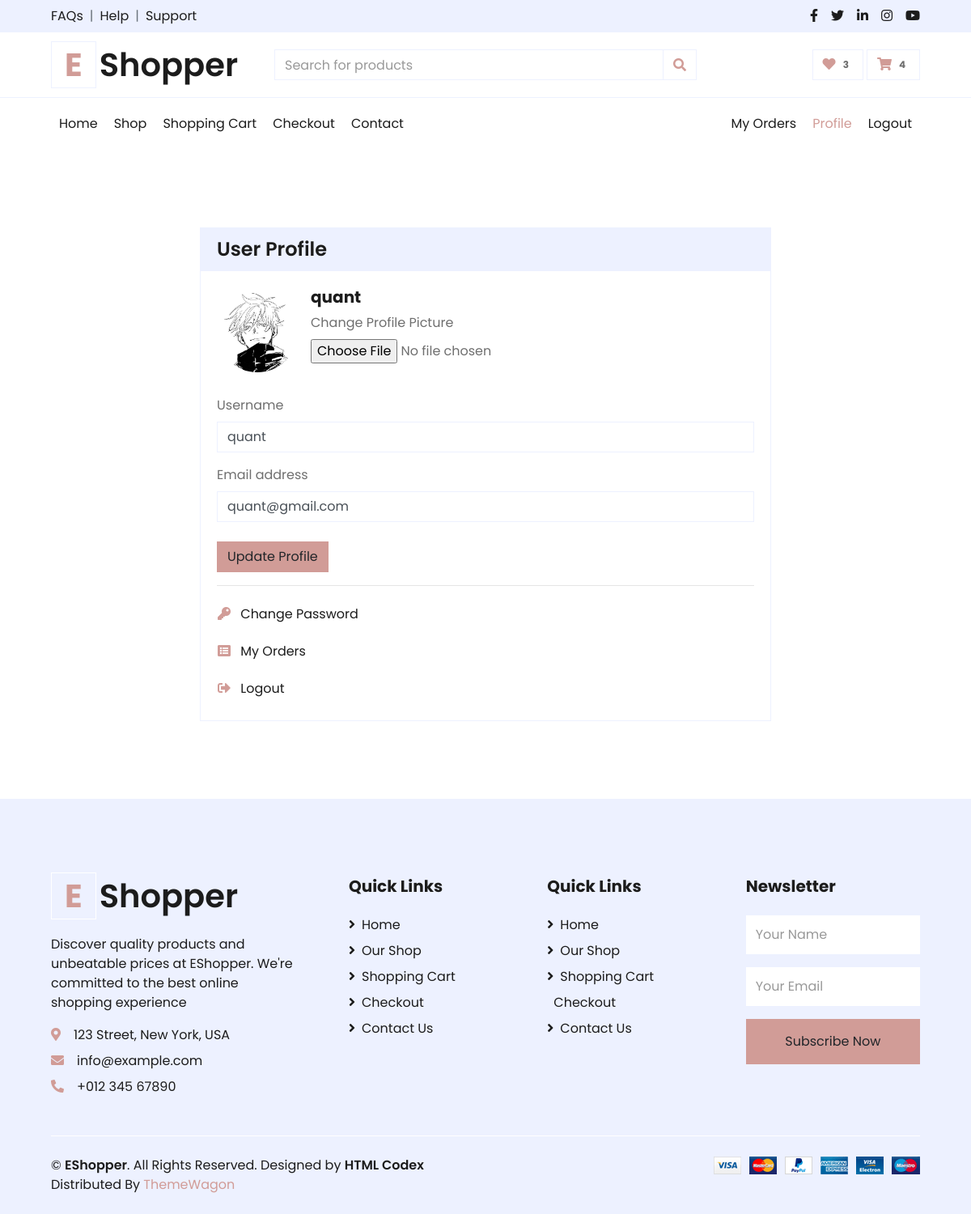
Screenshot of /profile (signed in) with the database file from the repository.
### shopapp/models.py (models this page shows, shortened)
class User(models.Model):
    username=models.CharField(max_length=20,blank=True,null=True)
    email=models.EmailField(unique=True,blank=True,null=True)
    password=models.CharField(max_length=25,blank=True,null=True)
    profile_picture = models.ImageField(upload_to="profile_pics", blank=True, null=True)
    otp=models.IntegerField(blank=True,null=True)

### shopapp/views.py (the view)
# urls.py: path('profile', views.profile, name='profile'),
def profile(request):
    context = unicon(request)
    if 'email' not in request.session:
        return redirect('login')
    try:
        user = User.objects.get(email=request.session['email'])
        context['user'] = user  # Add the user object to the context
        print(f"DEBUG: User profile_picture field: {user.profile_picture}")
        if user.profile_picture:
            print(f"DEBUG: User profile_picture URL: {user.profile_picture.url}")
        else:
            print("DEBUG: User profile_picture is None or empty.")
    except User.DoesNotExist:
        if 'email' in request.session:
            del request.session['email']
        messages.error(request, "User not found. Please log in again.")
        return redirect('login')
    return render(request, "profile.html", context)

### shopapp/templates/profile.html (shortened to what this page needs)
{% load static %}
<!DOCTYPE html>
<html lang="en">
<head>
    <link href="https://cdnjs.cloudflare.com/ajax/libs/font-awesome/5.10.0/css/all.min.css" rel="stylesheet">
    <link href="{% static 'lib/owlcarousel/assets/owl.carousel.min.css' %}" rel="stylesheet">
    <link href="{% static 'css/style.css' %}" rel="stylesheet">
</head>
<body>
    <div class="container-fluid">
        <div class="row bg-secondary py-2 px-xl-5">
            <div class="col-lg-6 d-none d-lg-block">
                <div class="d-inline-flex align-items-center">
                    <a class="text-dark" href="">FAQs</a>
                    <span class="text-muted px-2">|</span>
                    <a class="text-dark" href="">Help</a>
                    <span class="text-muted px-2">|</span>
                    <a class="text-dark" href="">Support</a>
                </div>
            </div>
            <div class="col-lg-6 text-center text-lg-right">
                <div class="d-inline-flex align-items-center">
                    <a class="text-dark px-2" href="">
                        <i class="fab fa-facebook-f"></i>
                    </a>
                    <a class="text-dark px-2" href="">
                        <i class="fab fa-twitter"></i>
                    </a>
                    <a class="text-dark px-2" href="">
                        <i class="fab fa-linkedin-in"></i>
                    </a>
                    <a class="text-dark px-2" href="">
                        <i class="fab fa-instagram"></i>
                    </a>
                    <a class="text-dark pl-2" href="">
                        <i class="fab fa-youtube"></i>
                    </a>
                </div>
            </div>
        </div>
        <div class="row align-items-center py-3 px-xl-5">
            <div class="col-lg-3 d-none d-lg-block">
                <a href="" class="text-decoration-none">
                    <h1 class="m-0 display-5 font-weight-semi-bold"><span class="text-primary font-weight-bold border px-3 mr-1">E</span>Shopper</h1>
                </a>
            </div>
            <div class="col-lg-6 col-6 text-left">
                <form action="">
                    <div class="input-group">
                        <input type="text" class="form-control" placeholder="Search for products">
                        <div class="input-group-append">
                            <span class="input-group-text bg-transparent text-primary">
                                <i class="fa fa-search"></i>
                            </span>
                        </div>
                    </div>
                </form>
            </div>
            <div class="col-lg-3 col-6 text-right">
                <a href="{% url 'wishlist' %}" class="btn border">
                    <i class="fas fa-heart text-primary"></i>
                    <span class="badge">{{ wishlist_item_count }}</span>
                </a>
                <a href="{% url 'cart' %}" class="btn border">
                    <i class="fas fa-shopping-cart text-primary"></i>
                    <span class="badge">{{ cart_item_count }}</span>
                </a>
            </div>
        </div>
    </div>
    <div class="container-fluid mb-5">
        <div class="row border-top px-xl-5">
            <div class="col-lg-12">
                <nav class="navbar navbar-expand-lg bg-light navbar-light py-3 py-lg-0 px-0">
                    <div class="collapse navbar-collapse justify-content-between" id="navbarCollapse">
                        <div class="navbar-nav mr-auto py-0">
                            <a href="{% url 'index' %}" class="nav-item nav-link">Home</a>
                            <a href="{% url 'shop' %}" class="nav-item nav-link">Shop</a>
                            <a href="{% url 'cart' %}" class="nav-item nav-link">Shopping Cart</a>
                            <a href="{% url 'checkout' %}" class="nav-item nav-link">Checkout</a>
                            <a href="{% url 'contact' %}" class="nav-item nav-link">Contact</a>
                        </div>
                        <div class="navbar-nav ml-auto py-0">
                            {% if user_logged_in %}
                                <a href="{% url 'order' %}" class="nav-item nav-link">My Orders</a>
                                <a href="{% url 'profile' %}" class="nav-item nav-link active">Profile</a>
                                <a href="{% url 'logout' %}" class="nav-item nav-link">Logout</a>
                            {% else %}
                                <a href="{% url 'login' %}" class="nav-item nav-link">Login</a>
                                <a href="{% url 'register' %}" class="nav-item nav-link">Register</a>
                            {% endif %}
                        </div>
                    </div>
                </nav>
            </div>
        </div>
    </div>
    <div class="container-fluid pt-5">
        <div class="row px-xl-5 justify-content-center">
            <div class="col-lg-8">
                <div class="card border-secondary mb-5">
                    <div class="card-header bg-secondary border-0">
                        <h4 class="font-weight-semi-bold m-0">User Profile</h4>
                    </div>
                    <div class="card-body">
                        <form action="{% url 'update_profile' %}" method="post" enctype="multipart/form-data">
                            <div class="d-flex align-items-center mb-4">
                                <img src="{% if user.profile_picture %}{{ user.profile_picture.url }}{% else %}{% static 'img/user-placeholder.png' %}{% endif %}" alt="Profile Picture" class="rounded-circle mr-3" style="width: 100px; height: 100px; object-fit: cover;">
                                <div>
                                    <h5 class="font-weight-bold">{{ user.username }}</h5>
                                    <div class="form-group mt-2">
                                        <label for="profile_picture">Change Profile Picture</label>
                                        <input type="file" class="form-control-file" id="profile_picture" name="profile_picture">
                                    </div>
                                </div>
                            </div>
                            <div class="form-group">
                                <label for="username">Username</label>
                                <input type="text" class="form-control" id="username" name="username" value="{{ user.username }}">
                            </div>
                            <div class="form-group">
                                <label for="email">Email address</label>
                                <input type="email" class="form-control" id="email" name="email" value="{{ user.email }}">
                            </div>
                            <div class="form-group mt-4">
                                <button type="submit" class="btn btn-primary">Update Profile</button>
                            </div>
                        </form>
                        <hr>
                        <div class="d-flex flex-column">
                            <a href="{% url 'forget' %}" class="btn btn-link text-dark text-left px-0">
                                <i class="fa fa-key text-primary mr-2"></i> Change Password
                            </a>
                            <a href="{% url 'order' %}" class="btn btn-link text-dark text-left px-0 mt-2">
                                <i class="fa fa-list-alt text-primary mr-2"></i> My Orders
                            </a>
                            <a href="{% url 'logout' %}" class="btn btn-link text-dark text-left px-0 mt-2">
                                <i class="fa fa-sign-out-alt text-primary mr-2"></i> Logout
                            </a>
                        </div>
                    </div>
                </div>
            </div>
        </div>
    </div>
    <div class="container-fluid bg-secondary text-dark mt-5 pt-5">
        <div class="row px-xl-5 pt-5">
            <div class="col-lg-4 col-md-12 mb-5 pr-3 pr-xl-5">
                <a href="" class="text-decoration-none">
                    <h1 class="mb-4 display-5 font-weight-semi-bold"><span class="text-primary font-weight-bold border border-white px-3 mr-1">E</span>Shopper</h1>
                </a>
                <p>Discover quality products and unbeatable prices at EShopper. We're committed to the best online shopping experience</p>
                <p class="mb-2"><i class="fa fa-map-marker-alt text-primary mr-3"></i>123 Street, New York, USA</p>
                <p class="mb-2"><i class="fa fa-envelope text-primary mr-3"></i>info@example.com</p>
                <p class="mb-0"><i class="fa fa-phone-alt text-primary mr-3"></i>+012 345 67890</p>
            </div>
            <div class="col-lg-8 col-md-12">
                <div class="row">
                    <div class="col-md-4 mb-5">
                        <h5 class="font-weight-bold text-dark mb-4">Quick Links</h5>
                        <div class="d-flex flex-column justify-content-start">
                            <a class="text-dark mb-2" href="{% url 'index' %}"><i class="fa fa-angle-right mr-2"></i>Home</a>
                            <a class="text-dark mb-2" href="{% url 'shop' %}"><i class="fa fa-angle-right mr-2"></i>Our Shop</a>
                            <a class="text-dark mb-2" href="{% url 'cart' %}"><i class="fa fa-angle-right mr-2"></i>Shopping Cart</a>
                            <a class="text-dark mb-2" href="{% url 'checkout' %}"><i class="fa fa-angle-right mr-2"></i>Checkout</a>
                            <a class="text-dark" href="{% url 'contact' %}"><i class="fa fa-angle-right mr-2"></i>Contact Us</a>
                        </div>
                    </div>
                    <div class="col-md-4 mb-5">
                        <h5 class="font-weight-bold text-dark mb-4">Quick Links</h5>
                        <div class="d-flex flex-column justify-content-start">
                            <a class="text-dark mb-2" href="{% url 'index' %}"><i class="fa fa-angle-right mr-2"></i>Home</a>
                            <a class="text-dark mb-2" href="{% url 'shop' %}"><i class="fa fa-angle-right mr-2"></i>Our Shop</a>
                            <a class="text-dark mb-2" href="{% url 'cart' %}"><i class="fa fa-angle-right mr-2"></i>Shopping Cart</a>
                            <a class="text-dark mb-2" href="{% url 'checkout' %}">Checkout</a>
                            <a class="text-dark" href="{% url 'contact' %}"><i class="fa fa-angle-right mr-2"></i>Contact Us</a>
                        </div>
                    </div>
                    <div class="col-md-4 mb-5">
                        <h5 class="font-weight-bold text-dark mb-4">Newsletter</h5>
                        <form action="">
                            <div class="form-group">
                                <input type="text" class="form-control border-0 py-4" placeholder="Your Name" required="required" />
                            </div>
                            <div class="form-group">
                                <input type="email" class="form-control border-0 py-4" placeholder="Your Email"
                                    required="required" />
                            </div>
                            <div>
                                <button class="btn btn-primary btn-block border-0 py-3" type="submit">Subscribe Now</button>
                            </div>
                        </form>
                    </div>
                </div>
            </div>
        </div>
        <div class="row border-top border-light mx-xl-5 py-4">
            <div class="col-md-6 px-xl-0">
                <p class="mb-md-0 text-center text-md-left text-dark">
                    &copy; <a class="text-dark font-weight-semi-bold" href="#">EShopper</a>. All Rights Reserved. Designed
                    by
                    <a class="text-dark font-weight-semi-bold" href="https://htmlcodex.com">HTML Codex</a><br>
                    Distributed By <a href="https://themewagon.com" target="_blank">ThemeWagon</a>
                </p>
            </div>
            <div class="col-md-6 px-xl-0 text-center text-md-right">
                <img class="img-fluid" src="{% static 'img/payments.png' %}" alt="">
            </div>
        </div>
    </div>
</body>
</html>

### rows the page displays
User: profile_picture (picture), username "quant", email "quant@gmail.com"

### other values shown
{{ wishlist_item_count }} "3"
{{ cart_item_count }} "4"
